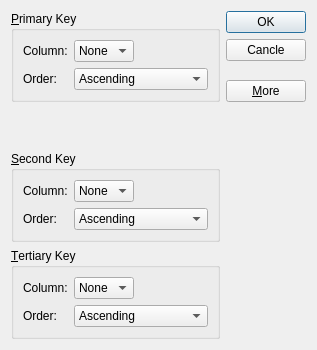
<?xml version="1.0" encoding="UTF-8"?>
<ui version="4.0">
 <class>SortDialog</class>
 <widget class="QDialog" name="SortDialog">
  <property name="geometry">
   <rect>
    <x>0</x>
    <y>0</y>
    <width>317</width>
    <height>350</height>
   </rect>
  </property>
  <property name="windowTitle">
   <string>Sort</string>
  </property>
  <layout class="QGridLayout" name="gridLayout_4">
   <item row="0" column="0">
    <widget class="QGroupBox" name="firstGroupBox">
     <property name="title">
      <string>&amp;Primary Key</string>
     </property>
     <layout class="QGridLayout" name="gridLayout">
      <item row="0" column="0">
       <widget class="QLabel" name="label">
        <property name="text">
         <string>Column:</string>
        </property>
       </widget>
      </item>
      <item row="0" column="1">
       <widget class="QComboBox" name="primaryColumnCombo">
        <item>
         <property name="text">
          <string>None</string>
         </property>
        </item>
       </widget>
      </item>
      <item row="0" column="2">
       <spacer name="horizontalSpacer">
        <property name="orientation">
         <enum>Qt::Orientation::Horizontal</enum>
        </property>
        <property name="sizeHint" stdset="0">
         <size>
          <width>20</width>
          <height>20</height>
         </size>
        </property>
       </spacer>
      </item>
      <item row="1" column="0">
       <widget class="QLabel" name="label_2">
        <property name="text">
         <string>Order:</string>
        </property>
       </widget>
      </item>
      <item row="1" column="1" colspan="2">
       <widget class="QComboBox" name="comboBox_2">
        <item>
         <property name="text">
          <string>Ascending</string>
         </property>
        </item>
        <item>
         <property name="text">
          <string>Desending</string>
         </property>
        </item>
       </widget>
      </item>
     </layout>
    </widget>
   </item>
   <item row="0" column="1">
    <layout class="QVBoxLayout" name="verticalLayout">
     <item>
      <widget class="QPushButton" name="okButton">
       <property name="text">
        <string>OK</string>
       </property>
       <property name="default">
        <bool>true</bool>
       </property>
      </widget>
     </item>
     <item>
      <widget class="QPushButton" name="cancleButton">
       <property name="text">
        <string>Cancle</string>
       </property>
      </widget>
     </item>
     <item>
      <spacer name="verticalSpacer">
       <property name="orientation">
        <enum>Qt::Orientation::Vertical</enum>
       </property>
       <property name="sizeHint" stdset="0">
        <size>
         <width>20</width>
         <height>0</height>
        </size>
       </property>
      </spacer>
     </item>
     <item>
      <widget class="QPushButton" name="moreButton">
       <property name="text">
        <string>&amp;More</string>
       </property>
       <property name="checkable">
        <bool>true</bool>
       </property>
      </widget>
     </item>
    </layout>
   </item>
   <item row="1" column="0">
    <spacer name="verticalSpacer_2">
     <property name="orientation">
      <enum>Qt::Orientation::Vertical</enum>
     </property>
     <property name="sizeHint" stdset="0">
      <size>
       <width>20</width>
       <height>0</height>
      </size>
     </property>
    </spacer>
   </item>
   <item row="2" column="0">
    <widget class="QGroupBox" name="secondaryGroupBox">
     <property name="title">
      <string>&amp;Second Key</string>
     </property>
     <layout class="QGridLayout" name="gridLayout_2">
      <item row="0" column="0">
       <widget class="QLabel" name="label_3">
        <property name="text">
         <string>Column:</string>
        </property>
       </widget>
      </item>
      <item row="0" column="1">
       <widget class="QComboBox" name="secondaryColumnCombo">
        <item>
         <property name="text">
          <string>None</string>
         </property>
        </item>
       </widget>
      </item>
      <item row="0" column="2">
       <spacer name="horizontalSpacer_3">
        <property name="orientation">
         <enum>Qt::Orientation::Horizontal</enum>
        </property>
        <property name="sizeHint" stdset="0">
         <size>
          <width>38</width>
          <height>20</height>
         </size>
        </property>
       </spacer>
      </item>
      <item row="1" column="0">
       <widget class="QLabel" name="label_4">
        <property name="text">
         <string>Order:</string>
        </property>
       </widget>
      </item>
      <item row="1" column="1" colspan="2">
       <widget class="QComboBox" name="comboBox_4">
        <item>
         <property name="text">
          <string>Ascending</string>
         </property>
        </item>
        <item>
         <property name="text">
          <string>Desending</string>
         </property>
        </item>
       </widget>
      </item>
     </layout>
    </widget>
   </item>
   <item row="3" column="0">
    <widget class="QGroupBox" name="tertiaryGroupBox">
     <property name="title">
      <string>&amp;Tertiary Key</string>
     </property>
     <layout class="QGridLayout" name="gridLayout_3">
      <item row="0" column="0">
       <widget class="QLabel" name="label_5">
        <property name="text">
         <string>Column:</string>
        </property>
       </widget>
      </item>
      <item row="0" column="1">
       <widget class="QComboBox" name="tertiaryColumnCombo">
        <item>
         <property name="text">
          <string>None</string>
         </property>
        </item>
       </widget>
      </item>
      <item row="0" column="2">
       <spacer name="horizontalSpacer_4">
        <property name="orientation">
         <enum>Qt::Orientation::Horizontal</enum>
        </property>
        <property name="sizeHint" stdset="0">
         <size>
          <width>38</width>
          <height>20</height>
         </size>
        </property>
       </spacer>
      </item>
      <item row="1" column="0">
       <widget class="QLabel" name="label_6">
        <property name="text">
         <string>Order:</string>
        </property>
       </widget>
      </item>
      <item row="1" column="1" colspan="2">
       <widget class="QComboBox" name="comboBox_6">
        <item>
         <property name="text">
          <string>Ascending</string>
         </property>
        </item>
        <item>
         <property name="text">
          <string>Desending</string>
         </property>
        </item>
       </widget>
      </item>
     </layout>
    </widget>
   </item>
  </layout>
 </widget>
 <tabstops>
  <tabstop>primaryColumnCombo</tabstop>
  <tabstop>comboBox_2</tabstop>
  <tabstop>secondaryColumnCombo</tabstop>
  <tabstop>comboBox_4</tabstop>
  <tabstop>tertiaryColumnCombo</tabstop>
  <tabstop>comboBox_6</tabstop>
  <tabstop>okButton</tabstop>
  <tabstop>cancleButton</tabstop>
  <tabstop>moreButton</tabstop>
 </tabstops>
 <resources/>
 <connections>
  <connection>
   <sender>okButton</sender>
   <signal>clicked()</signal>
   <receiver>SortDialog</receiver>
   <slot>accept()</slot>
   <hints>
    <hint type="sourcelabel">
     <x>226</x>
     <y>29</y>
    </hint>
    <hint type="destinationlabel">
     <x>229</x>
     <y>163</y>
    </hint>
   </hints>
  </connection>
  <connection>
   <sender>cancleButton</sender>
   <signal>clicked()</signal>
   <receiver>SortDialog</receiver>
   <slot>reject()</slot>
   <hints>
    <hint type="sourcelabel">
     <x>205</x>
     <y>54</y>
    </hint>
    <hint type="destinationlabel">
     <x>209</x>
     <y>163</y>
    </hint>
   </hints>
  </connection>
  <connection>
   <sender>moreButton</sender>
   <signal>toggled(bool)</signal>
   <receiver>secondaryGroupBox</receiver>
   <slot>setVisible(bool)</slot>
   <hints>
    <hint type="sourcelabel">
     <x>187</x>
     <y>89</y>
    </hint>
    <hint type="destinationlabel">
     <x>142</x>
     <y>128</y>
    </hint>
   </hints>
  </connection>
  <connection>
   <sender>moreButton</sender>
   <signal>toggled(bool)</signal>
   <receiver>tertiaryGroupBox</receiver>
   <slot>setVisible(bool)</slot>
   <hints>
    <hint type="sourcelabel">
     <x>220</x>
     <y>91</y>
    </hint>
    <hint type="destinationlabel">
     <x>163</x>
     <y>244</y>
    </hint>
   </hints>
  </connection>
 </connections>
</ui>
